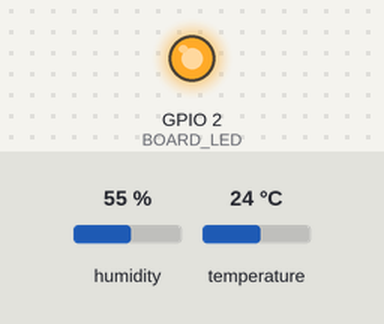
The sketch below on a simulated ESP32. On the bench: output pins drawn as LEDs (lit = HIGH). The inputs (shaded band) are chosen by the test bench; at power-on: humidity 55 %, temperature 24 °C. What the sketch prints to the serial monitor is not drawn. At 0.6 s the program puts the board to deep sleep or switches it off; the recording ends there.

Above: at 0.1 s.
Timing chart, 0 to 0.6 s (numbered marks = the images above):
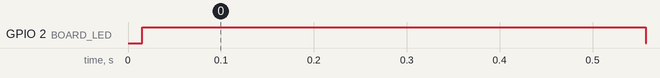

The sketch:

Sensei32-HDC1080.ino
```cpp
// (licence header left out)
/*******************************************************************************************
 *
 * Dependencies
 *
 *******************************************************************************************/

#include <Wire.h>
#include <ClosedCube_HDC1080.h>

/*******************************************************************************************
 *
 * Private Definitions
 *
 *******************************************************************************************/

// Define to ignore the battery voltage - DEBUG ONLY
//#define FAKE_BATTERY

// Define the amount delay between LED ON and OFF time [ms]
#define DELAY_ms  500

// Define the amount of sleep time after sensor acquisition [s]
#define SLEEP_TIME_s  10

/*******************************************************************************************
 *
 * Global Variables
 *
 *******************************************************************************************/

/*******************************************************************************************
 *
 * Private Variables
 *
 *******************************************************************************************/

// Sensei32 Board Led
static const uint8_t BOARD_LED        = 2;

// Sensei32 Analog Input for Li-Ion Battery Voltage
static const uint8_t ANALOG_VBAT      = 35;

// Sensei32 Analog Input for VBUS and InCharge Status Read
static const uint8_t ANALOG_VBUS      = 36;
static const uint8_t ANALOG_INCHARGE  = 39;

// Sensei32 I2C Sensors Interface
static const uint8_t I2C_SDA          = 21; // Default I2C SDA line
static const uint8_t I2C_SCL          = 22; // Default I2C SCL line

// Sensei32 battery voltage and battery safety margin
float BATT_voltage;
float BATT_MinimumVoltage               = 2.90;

// Miscellanea and strings/variable to present time and date
bool  VBUS_Status = false, InCharge_Status = false;

// Humdity and Temperature Sensor - HDC1080
ClosedCube_HDC1080 hdc1080;

/*******************************************************************************************
 *
 * RTC Stored Variables (retained in deep-sleep)
 *
 *******************************************************************************************/

/*******************************************************************************************
 *
 * Arduino Setup
 *
 ******************************************************************************************/

/**
  * @brief	Arduino Environment Setup Callback
  *
  * @param  None
  * @retval None
  */
void setup() {

  // Slowdown the cpu
  setCpuFrequencyMhz(80); //Set CPU clock to 80MHz to low the power consumption
  getCpuFrequencyMhz();   //Get CPU clock

  // Setup stuff
  Serial.begin(115200);
  while(!Serial);

  // New Line, pretty serial output
  Serial.println("");

  // Init BOARD LED
  pinMode(BOARD_LED, OUTPUT);

  // Init HDC1080 Sensor, Default settings:
  //  - Heater off
  //  - 14 bit Temperature and Humidity Measurement Resolutions
  hdc1080.begin(0x40);
  Serial.println("[" + String(millis()) + "] HDC1080: Init: Done");

}

/*******************************************************************************************
 *
 * Arduino Loop
 *
 ******************************************************************************************/

/**
  * @brief	Arduino Environment Loop Callback
  *
  * @param  None
  * @retval None
  */
void loop() {

  // Read battery voltage
  ReadBatteryOCV();
  // Read Sensei32 status
  ReadVBUS();
  ReadInCharge();

  // Execute only if there is enaugh voltage (this should preserve battery if not used for long time)
  // > Exception, if USB VBUS is detected, execute even if the battery is under UVLO.
  if( (BATT_voltage > BATT_MinimumVoltage) | (VBUS_Status == true) ){

    // Blink LED, ON state
    digitalWrite(BOARD_LED, HIGH);
    Serial.println("[" + String(millis()) + "] LED ON");

    // Read HDC1080
    Serial.println("[" + String(millis()) + "] HDC1080: Temperature: " + String(hdc1080.readTemperature()) + "*C");
    Serial.println("[" + String(millis()) + "] HDC1080: Humidity:    " + String(hdc1080.readHumidity()) + "%");

    // Wait a little
    delay(DELAY_ms);

    // Blink LED, OFF state
    digitalWrite(BOARD_LED, LOW);
    Serial.println("[" + String(millis()) + "] LED OFF");

  } else {

    // Must go to deepsleep without a timeout to preserve battery
    // > When USB is plugged back in, execution will be resumed
    esp_sleep_enable_ext0_wakeup(GPIO_NUM_36,1); //1 = High, Hardware pull-down on VBUS
    esp_deep_sleep_start();

  }

  // Start deep-sleep
  Serial.println("[Sensei32 - Core] Starting " + String(SLEEP_TIME_s) + "s of Deep-Sleep");
  esp_sleep_enable_timer_wakeup( SLEEP_TIME_s  * 1000000LL );
  esp_deep_sleep_start();

}

/*******************************************************************************************
 *
 * Private Functions
 *
 *******************************************************************************************/

/**
  * @brief	Function to get the Li-Ion battery voltage
  *
  * @param  None
  * @retval None
  */
void ReadBatteryOCV() {
  #ifdef FAKE_BATTERY
    BATT_voltage = 3.6f;
  #else
    // Battery should be read as first thing (so it will be similar to OCV value...)
    BATT_voltage = analogRead(ANALOG_VBAT) / 4096.0 * 6.77395927613 * 0.8843421307;  //(1/0.48715970461) * 3.3 - R1= 470K, R2=(680K//1.3M_leak)
                                                                                     //fine_tuning offset was added: 0.8843421307
  #endif
  Serial.println("[Sensei32 - Core] BATT Voltage = " + String(BATT_voltage));
}

/**
  * @brief	Function to get USB BUS Voltage
  *
  * @param  None
  * @retval None
  */
void ReadVBUS() {
  float VBUS_voltage = analogRead(ANALOG_VBUS) / 4096.0 * 3.3 * 2.076923077;  // R1 = 100K, R2 = (100K//1.3M_leak)
  Serial.println("[Sensei32 - Core] VBUS Voltage = " + String(VBUS_voltage));
  // On Sensei32 VBUS is read with a 1/2 divider from USB VBUS
  // Digital status is computed by evaluating the pin voltage
  if( VBUS_voltage >= 3.3 ){
    VBUS_Status = true;
  } else {
    VBUS_Status = false;
  }
  Serial.println("[Sensei32 - Core] VBUS State Digital State = " + String(VBUS_Status) );
}

/**
  * @brief	Function to get the charge status of the Li-Ion Battery
  *
  * @param  None
  * @retval None
  */
void ReadInCharge() {
  float InCharge_voltage = analogRead(ANALOG_INCHARGE) / 4096.0 * 3.3 * 2.098461538;  // R1 = 102K, R2 = (100K//1.3M_leak)
  Serial.println("[Sensei32 - Core] InCharge Voltage = " + String(InCharge_voltage));
  // On Sensei32 InCharge_Status is read with a 1/2 divider from LiIon Charge Pin
  // Digital status is computed by evaluating the pin voltage, with inverted logic
  if( InCharge_voltage >= 3.3 ){
    InCharge_Status = false;
  } else {
    InCharge_Status = true;
  }
  Serial.println("[Sensei32 - Core] InCharge Digital State = " + String(InCharge_Status) );
}
```

Measured:
- by itself, GPIO 2 (BOARD_LED): LOW → HIGH at 0.02 s, → LOW 0.54 s later
